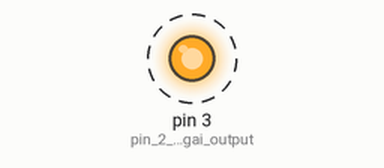
This sketch was run on a simulated Arduino Uno, built with avr-gcc and run on an emulated ATmega328P. Shown: output pins drawn as LEDs (lit = HIGH). Dashed ring = blinking.

Above: at 0.05 s.
Timing chart, 0 to 3.0 s (numbered marks = the images above):
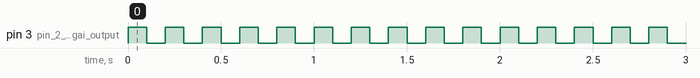

The sketch:

LED_BLINK.ino
```cpp
void setup() {
  Serial.begin(9600);
pinMode(3,OUTPUT); // pin 2 sebagai output

}
void loop() {
digitalWrite(3,HIGH); //2 = pin ,HIGH/1 = 5 VOLT
delay(100); //Jeda 100ms atau 0,1 detik
digitalWrite(3,LOW); // 2 = pin, LOW/0 = 0 VOLT
delay(100); //jeda 100ms atau 0,1 detik

}
```

Measured:
- by itself, pin 3 (pin_2_sebagai_output): alternates HIGH for 0.10 s and LOW for 0.10 s
